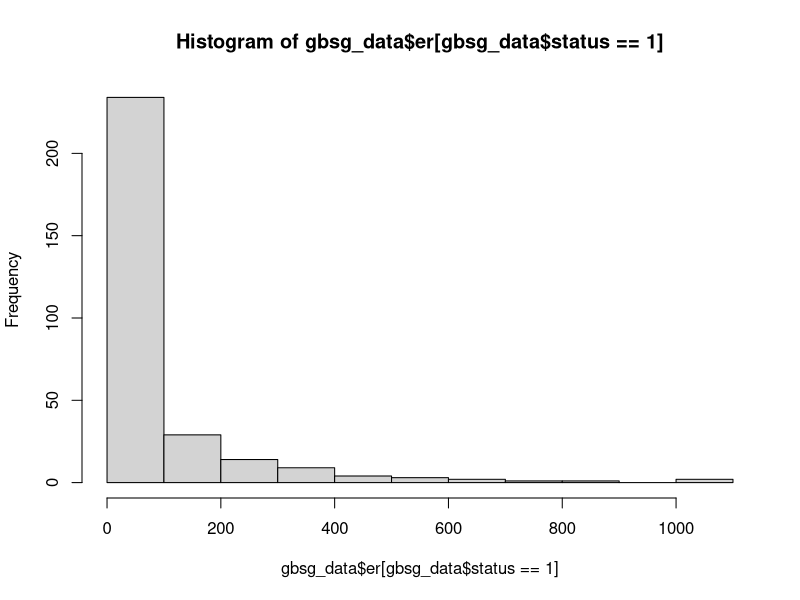
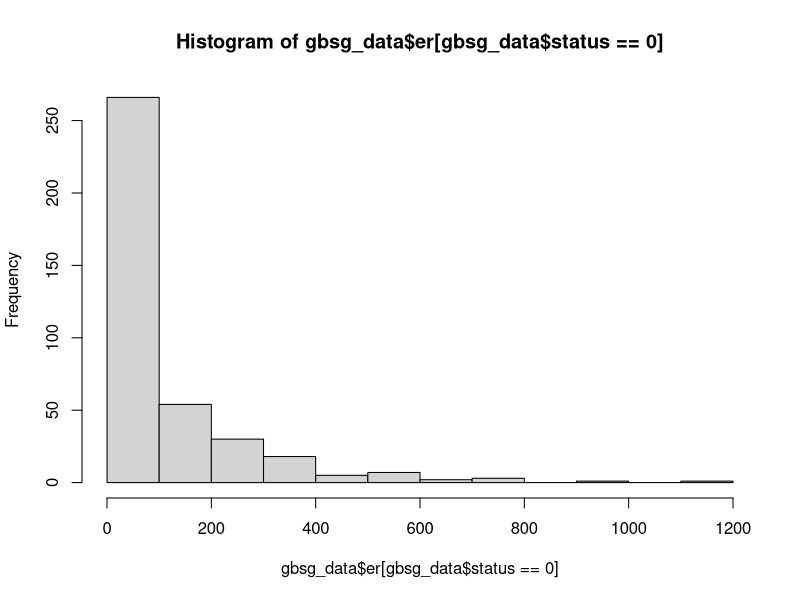
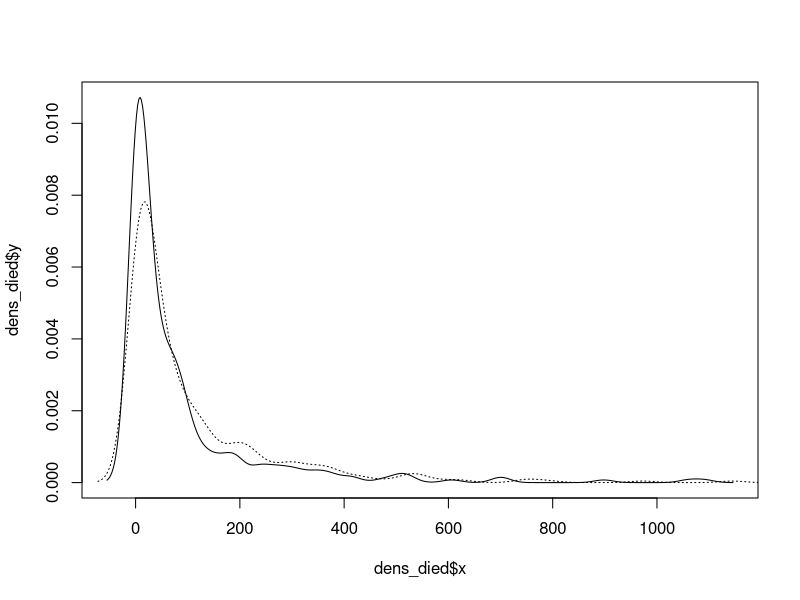

Recreate these plots in R, in order. (Note: this script raises an error after producing the figures.)
#===============================================================
#                 Basic R programming
#===============================================================
# TITLE  : LECTURE 2 AM, Hypothesis Testing 
# BY     : PALANG CHOTSIRI
# DATE   : 12 Jan 2021
#===============================================================


##========##
## Part 1 ##
##========##


# 1. One-sample test of population proportion
?binom.test
binom.test(x = 812,n = 8037,p=0.063,alternative ="two.sided",conf.level=0.95)
binom.test(x = 812,n = 8037,p=0.063,alternative ="two.sided",conf.level=0.99)


?prop.test
prop.test(x = 812,n = 8037,p=0.063,alternative = "two.sided",conf.level=0.95)
prop.test(x = 812,n = 8037,p=0.063,alternative = "two.sided",conf.level=0.99)





##========##
## Part 2 ##
##========##
setwd("D:/MyTeaching/Basic R programming/Distribute/Rscript/")

gbsg_data <- read.csv("../data/gbsg.csv", header = TRUE, as.is = TRUE)

# Parametric test
?t.test
t.test(gbsg_data$pgr, mu = 10, alternative = "greater")

# Nonparametric test
# Sign Test
binom.test(sum(gbsg_data$pgr>10,na.rm=T),length(gbsg_data$pgr))

# Signed-rank Test
wilcox.test(gbsg_data$pgr,mu = 10, alternative = "greater")







# 3. Testing the difference of population proportions

# Parametric z-test
z.prop = function(x1,x2,n1,n2){
  numerator = (x1/n1) - (x2/n2)
  p.common = (x1+x2) / (n1+n2)
  denominator = sqrt(p.common * (1-p.common) * (1/n1 + 1/n2))
  z.prop.ris = numerator / denominator
  return(z.prop.ris)
}

z.prop(324, 488, 4987,3050)

# Nonparametric Chi-square Test
prop.test(x = c(324, 488), n = c(4987, 3050))







# 4. Testing the difference of population means

# Let's explore the data first

# In the dataset, Death = 1 refers to patients who died. Death = 2 refers to patients who survived. 

# Plot a histogram
hist(gbsg_data$er[gbsg_data$status==1])
hist(gbsg_data$er[gbsg_data$status==0])

# Plot the distribution 
dens_died = density(gbsg_data$er[gbsg_data$status==1],na.rm=T)
dens_survived=density(gbsg_data$er[gbsg_data$status==0],na.rm=T)
plot(dens_died$x,dens_died$y,type = 'l')
lines(dens_survived$x,dens_survived$y,lty='dotted')

# Using ggplot
gbsg_data$status <- factor(gbsg_data$status, labels = c("Alive","Dead"))
ggplot(gbsg_data, aes(x=er, y=..density.., group=status, col=status)) + 
  geom_density(size=1.0) + 
  labs(x = "Estrogen receptor (fmol/l)")+
  theme_bw(base_size = 20)

# Check the equality of variance before proceeding with t-test
var.test(gbsg_data$er[gbsg_data$status=="Alive"], gbsg_data$er[gbsg_data$status=="Dead"])

# Parametric Test
t.test(gbsg_data$er[gbsg_data$status=="Alive"], gbsg_data$er[gbsg_data$status=="Dead"],
       var.equal = TRUE)

# Nonparametric Test
wilcox.test(gbsg_data$er[gbsg_data$status=="Alive"], gbsg_data$er[gbsg_data$status=="Dead"])


